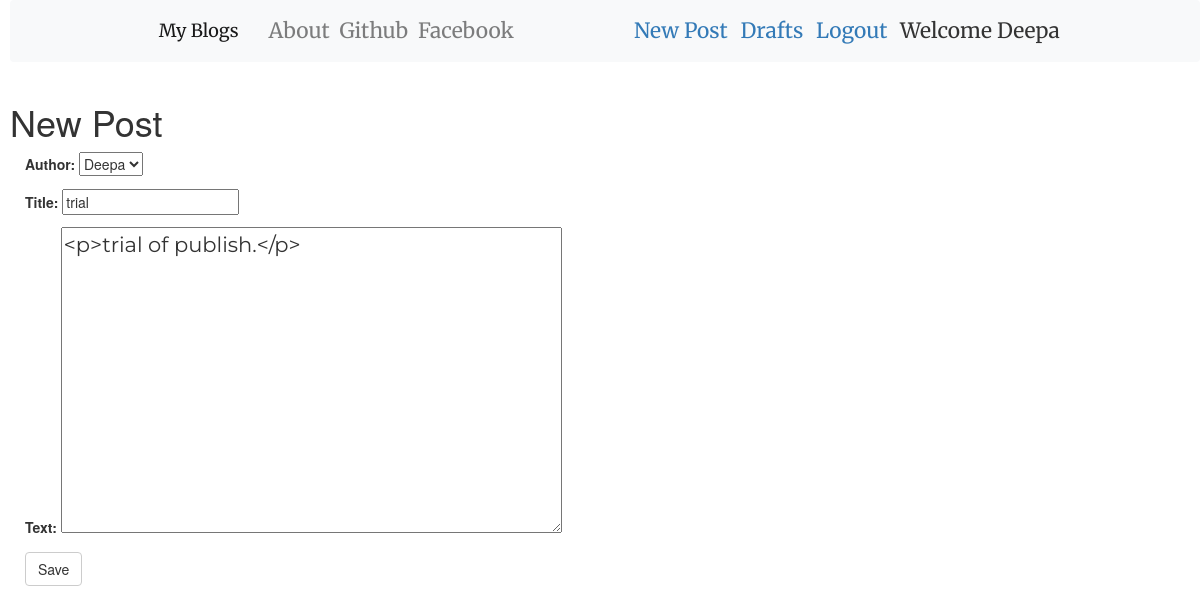
The page /post/7/edit/ (signed in) on the database its author committed.
### blog/models.py (models this page shows, shortened)
class Post(models.Model):
    author=models.ForeignKey('auth.User',on_delete=models.DO_NOTHING)
    title=models.CharField(max_length=200)
    text=models.TextField()
    create_date=models.DateTimeField(default=timezone.now)
    published_date=models.DateTimeField(blank=True,null=True)

### blog/views.py (the view)
# urls.py: url(r'^post/(?P<pk>\d+)/edit/$',views.PostUpdateView.as_view(),name='post_edit'),
class PostUpdateView(LoginRequiredMixin,UpdateView):
    login_url='/login/'
    redirect_field_name='blog/post_detail.html'
    form_class= PostForm
    model=Post

### blog/forms.py
class PostForm(forms.ModelForm):
    class Meta:
        model=Post
        fields=("author", "title", "text")
        widgets={
            'title':forms.TextInput(attrs={'class':'textinputclass'}),
            'text':forms.Textarea(attrs={'class':'editable medium-editor-textarea postcontent'})
        }

### blog/templates/blog/post_form.html (shortened to what this page needs)
{% extends 'blog/base.html' %}
{% block content %}
<div class="padding">
<h1>New Post</h1>
<div class="container">
<form  class="PostForm" method="POST">
  {{ form.as_p }}
  <button type="submit" class="save btn btn-default" >Save</button>
</form>
</div>
</div>
{%endblock%}

### blog/templates/blog/base.html (shortened to what this page needs)
<!DOCTYPE html>
{%load static%}
<html lang="en" dir="ltr">
  <head>
<link rel="stylesheet" href="https://stackpath.bootstrapcdn.com/bootstrap/4.5.0/css/bootstrap.min.css">
<link rel="stylesheet" href="//cdn.jsdelivr.net/npm/medium-editor@latest/dist/css/medium-editor.min.css" type="text/css" media="screen" charset="utf-8">
<link rel="stylesheet" href="{% static 'css/blog.css' %}">
   <link rel="stylesheet" href="https://maxcdn.bootstrapcdn.com/bootstrap/3.4.0/css/bootstrap.min.css">
</head>
  </head>
  <body class="loader">
<nav class="navbar navbar-expand-lg navbar-light bg-light fixed-top techfont custom-navbar">
<div class="container">
  <ul class="navbar-nav">
    <li><a class="navbar-brand bigbrand" href="{% url 'post_list' %}">My Blogs</a></li>
    <li><a class="nav-link "href="{% url 'about' %}">About</a></li>
    <li><a class="nav-link "href="https://github.com/">Github</a></li>
    <li><a class="nav-link "href="https://facebook.com/">Facebook</a></li>
  </ul>
  <ul class="navbar-nav navbar-right">
    {% if user.is_authenticated %}
    <li><a href="{% url 'post_new' %}">New Post</a></li>
    <li><a href="{%url 'post_draft_list'%}">Drafts</a></li>
    <li><a href="{%url 'logout'%}">Logout</a></li>
    <li><a>Welcome {{user.username}}</a></li>
    {%else%}
    <li class="navbar-nav navbar-right"><a href="{%url 'login'%}"><span class="glyphicon glyphicon-user">Login</span></a></li>
    {%endif%}
  </ul>
</div>
</nav>
<div class="content-container">
  <div class="row">
    <div class="col-md-8">
      <div class="fixedDiv">
      {% block content %}
      {% endblock %}
  </div>
  </div>
  </div>
</div>
  </body>
</html>

### blog/static/css/blog.css (style rules this page uses)
@media (min-width: 992px) { .navbar-right li { margin-left : 0.3em; margin-right : 0.3em; } }
.bigbrand { font-size: 1.5em; color:aqua; }
.techfont { font-family: 'Merriweather',sans-serif; font-size: 1.5em; margin-bottom: 10px; }
.postcontent { font-family: 'Montserrat'; font-size: 1.5em; }
.loader { margin-left: 10px; position:fixed; left:0; right:0; top:0; bottom:0; filter:hue-rotate(0deg); background-color:linear-gradient(45deg,#0f8,#08f); animation:hue 10000ms infinite linear; }

### rows shown on the page
Post: author "Deepa", title "trial", text "<p>trial of publish.</p>"

### other values the page prints
{{ user.username }} "Deepa"
